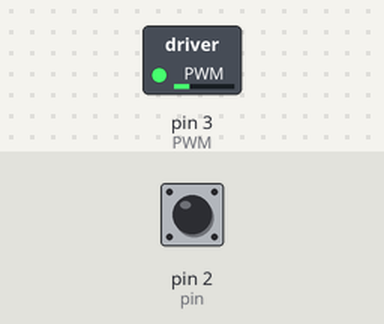
The sketch below on a simulated Arduino Uno, built with avr-gcc and run on an emulated ATmega328P. On the bench: switched loads named in the sketch (green lamp = pin HIGH). The test bench sets the inputs (shaded band); at power-on: pin 2 (pin) HIGH. What the sketch prints to the serial monitor is not drawn.

Above: at 0.05 s.
Timing chart, 0 to 7.9 s (numbered marks = the images above):
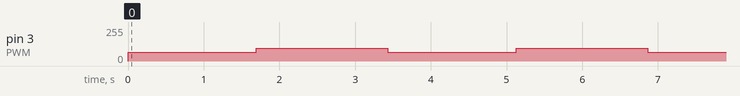

The sketch:

RESPOSTA_A_GRAO.ino
```cpp
long m1,m2; //Store time in interrupts
float speed;//Sepeed calculation
long t_tot=0;//Mean value of interrupts
long up_times[3]={9999,9999,9999};//Interrupts timing
int index=0; //Intex for interrupts timing
int pin = 2; // Encoder pin
int PWM = 3; //PWM pin
float pol[5] = {2.37556384915997e-06,  -0.000890471445004078, 0.126572231958644, -7.42301501605368,210.053539419363};
float v;
int x = 75;
int cont = 0;
int i = 0;
int iant = 0;
//Interrupt for encoder
void int0()
{
  m1=micros();
  up_times[index]=m1-m2;
  index=(index+1)%3;
  m2=m1;
}
void setup() {
  pinMode(pin, INPUT);
  digitalWrite(pin,HIGH);
  attachInterrupt(digitalPinToInterrupt(pin), int0, RISING);
  //Initialize serial and wait for port to open:
  Serial.begin(115200);
  while (!Serial) {
    ; // wait for serial port to connect. Needed for native USB
  }
}
void loop() {
  Serial.print("---------------------------------------");
  Serial.print(",");

  //i=micros();
//
//  iant=i;
  cont++;
  if (cont == 400){
    x=120;
  }else if(cont == 800){
    x = 75;
    cont=0;
  }

  v = x*(x*(x*(x*pol[0]+pol[1])+pol[2])+pol[3])+pol[4];
  analogWrite(PWM,v); //set pwm
  //to allow the ,motor to stabilize
  long t_min=up_times[0]+up_times[1]+up_times[2];
  speed=60E6/t_min/30; //Compute speed
  Serial.print(x);
  Serial.print(",");
  Serial.println(speed); //print speed
}
```

Measured:
- by itself, pin 3 (PWM): alternates 95/255 for 1.7 s and 64/255 for 1.7 s
